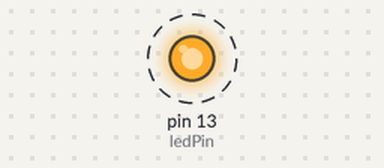
This sketch was run on a simulated Arduino Uno, built with avr-gcc and run on an emulated ATmega328P. On the bench: output pins drawn as LEDs (lit = HIGH). Dashed ring = blinking.

Above: at 0.11 s.
Timing chart, 0 to 3.0 s (numbered marks = the images above):
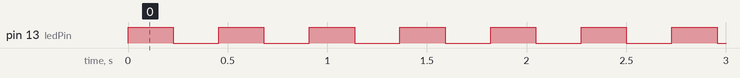

The sketch:

digital_write_alt.ino
```cpp
// This is an alternate version. Take a look at the differences.
int x = 0;
int ledPin = 13;
void setup() {
  pinMode(ledPin, OUTPUT);
  Serial.begin(9600);
}
void loop() {
  x = x + 1;
  if (x >= 0) {
    digitalWrite(ledPin, HIGH);
  } else {
    digitalWrite(ledPin, LOW);
  }
//Serial.println(x);
}
```

Measured:
- by itself, pin 13 (ledPin): alternates HIGH for 0.23 s and LOW for 0.23 s
